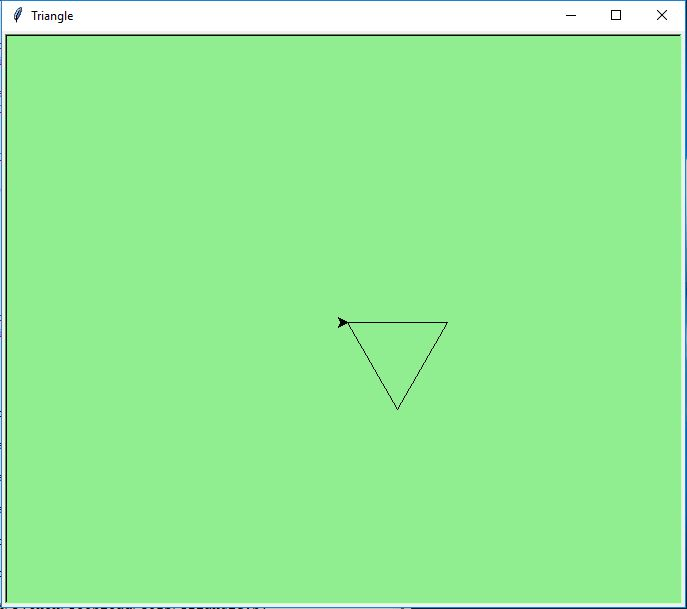

Write Python code to recreate this figure.
import turtle

wn = turtle.Screen()
wn.bgcolor("light green")
wn.title("Triangle")
T = turtle.Turtle()

for i in range(3) :
    T.forward(100)
    T.right(120)

turtle.done()
